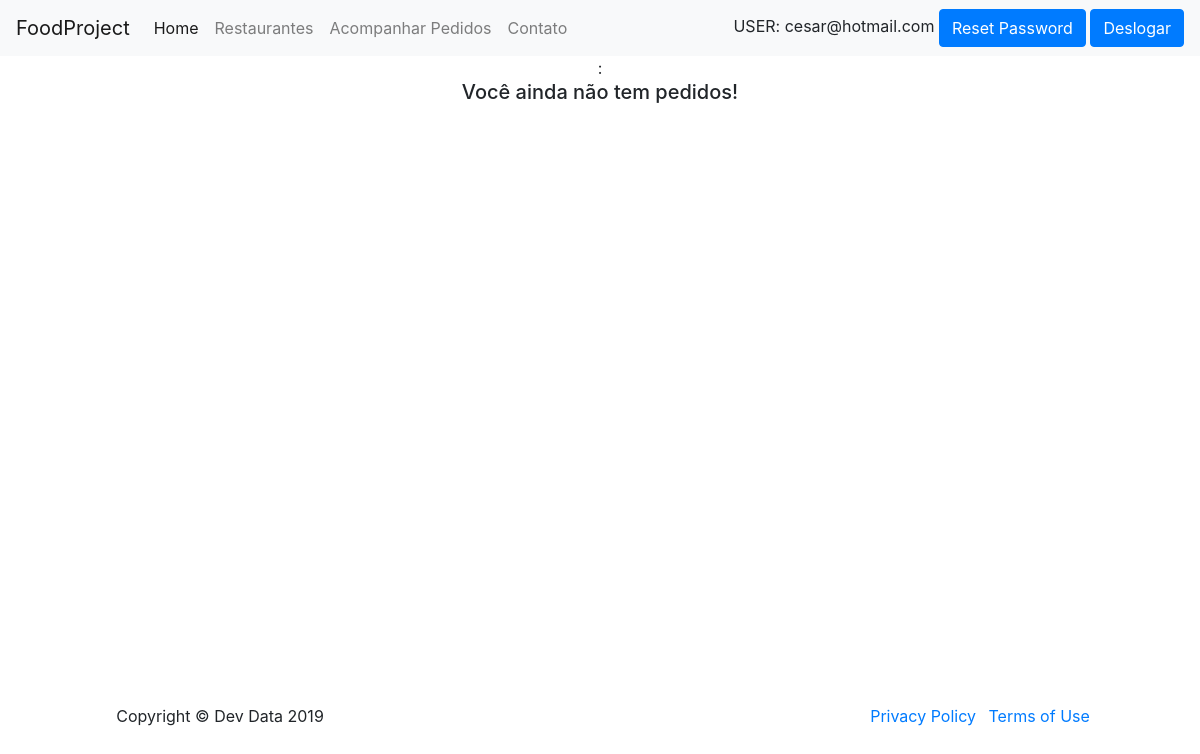
/lojas/acompanharPedido/ (signed in), run on an earlier commit of the app's database.
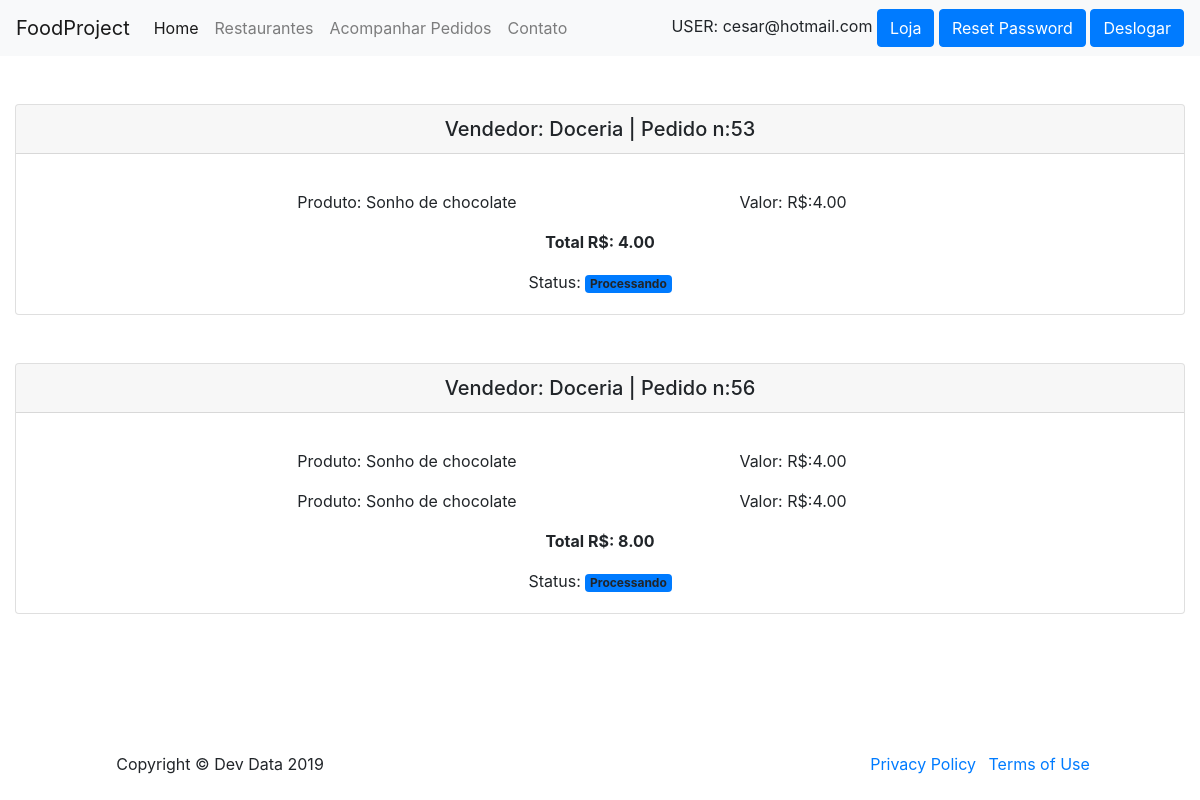
And on a later commit of the database.
### lojas/models.py (models this page shows, shortened)
class Comanda(models.Model):
    id_comanda = models.IntegerField(default=0)
    id_pedido = models.ForeignKey(Pedido, on_delete=models.CASCADE, related_name='comanda')
    start_at = models.DateTimeField(auto_now_add=True)
    total_comanda = models.DecimalField(max_length=None, decimal_places=2, max_digits=5)
    id_user = models.ForeignKey(CustomUser, on_delete=models.CASCADE, related_name='comanda')
    id_loja = models.ForeignKey(Lojas, on_delete=models.CASCADE, related_name='comanda')
    status = models.IntegerField('Status', default=0)
    user_view = models.IntegerField('Status', default=0)
    objects = models.Manager()
    def __str__(self):
        return self.id_loja.nome
    class Meta:
        verbose_name = 'Comanda'
        verbose_name_plural = 'Comandas'
        ordering = ['id_loja']

class Lojas(models.Model):
    nome = models.CharField('Nome', max_length=100)
    slug = models.SlugField('Atalho')
    about = models.TextField('Sobre', blank=True)
    create_at = models.DateTimeField('Data de adesão', auto_now_add=True)
    updated_at = models.DateTimeField('Atualiza em', auto_now=True)
    categoria = models.CharField('Categoria', max_length=100)                       #mudar depois
    image = models.ImageField(upload_to='media/images', verbose_name='Imagem',
                              null=True, blank=True)
    useradmin = models.ForeignKey(CustomUser, on_delete=models.CASCADE, related_name='lojaadm')
    objects = models.Manager()
    objectsSearch = LojasManager()
    class Meta:
        verbose_name = 'Loja'
        verbose_name_plural = 'Lojas'
        ordering = ['nome']

class Pedido(models.Model):
    id_pedido = models.AutoField('Pedido', primary_key=True)
    id_user = models.ForeignKey(CustomUser, on_delete=models.CASCADE, related_name='pedido')
    id_prato = models.ForeignKey(Cardapio, on_delete=models.CASCADE, related_name='pedido')
    id_loja = models.ForeignKey(Lojas, on_delete=models.CASCADE, related_name='pedido')
    is_active = models.BooleanField('Ativo', default=False)
    objects = models.Manager()
    def __str__(self):
        return str(self.id_prato)
    class Meta:
        verbose_name = 'Pedido'
        verbose_name_plural = 'Pedidos'
        ordering = ['id_pedido']

class Cardapio(models.Model):
    nome = models.CharField('Nome', max_length=100)
    about = models.TextField('Sobre', blank=True)
    price = models.DecimalField('Preço', max_digits=5, decimal_places=2, max_length=None)
    categoria = models.CharField('Categoria', max_length=100)
    image = models.ImageField(upload_to='media/images', verbose_name='Imagem',
                              null=True, blank=True)
    loja = models.ForeignKey(Lojas, on_delete=models.CASCADE, related_name='cardapio')
    objects = models.Manager()
    objectsSearch = CardapioManager()
    def __str__(self):
        return self.nome
    class Meta:
        verbose_name = 'Cardapio'
        verbose_name_plural = 'Cardapios'
        ordering = ['nome']

### lojas/views.py (the view)
# urls.py: path('acompanharPedido/', acompanhar_pedidos, name='acompanhar_pedidos'),
def acompanhar_pedidos(request):
    user = request.user
    comandas = Comanda.objects.all().filter(id_user=user.id)
    list = []
    atual = 0
    for comanda in comandas:
       if atual == 0:
         atual = comanda.id_comanda
         list.append(atual)
       else:
           if comanda.id_comanda == atual:
                pass
           else:
               atual = comanda.id_comanda
               list.append(atual)
    context = {}
    pedidos = []
    aux = []
    for item in list:
        pedidos.clear()
        context['id'] = item
        sum = 0
        for comanda in comandas:
            if comanda.id_comanda == item:
                pedidos.append(comanda)
                sum += comanda.total_comanda
                status = comanda.status
                user_view = comanda.user_view
        context['sum'] = sum
        context['status'] = status
        context['user_view'] = user_view
        context['pedidos'] = pedidos.copy()
        aux.append(context.copy())
    data = {
        'data': aux
    }
    template_name = 'lojas/acompanhar_pedidos.html'
    return render(request, template_name, data)

### lojas/templates/lojas/acompanhar_pedidos.html (shortened to what this page needs)
{% extends 'core/base.html' %}
{% load static %}
{% block content %}
<div class="container-fluid text-center">
{% if user.is_authenticated %}
{% if not data %}:
    <h5>Você ainda não tem pedidos!</h5>
{% endif %}
{% for item in data %}
{% if item.user_view == 0 %}
<div class="card">
    <h5 class="card-header">
        <div class="row justify-content-center">
                    <div class="col">
                    </div>
                    <div class="col">
                        Vendedor: {{ item.pedidos.0 }} | Pedido n:{{ item.id }}
                    </div>
                    <div class="col justify-right">
                    </div>
        </div>
    </h5>
    <div class="card-body">
        {% for pedido in item.pedidos%}
        <p class="card-text">
            <center>
                <div class="row justify-content-center">
                    <div class="col-4">
                        Produto: {{ pedido.id_pedido }}
                    </div>
                    <div class="col-4">
                        Valor: R$:{{ pedido.total_comanda }}
                    </div>
                </div>
            </center>
        </p>
        {% endfor %}
        <p class="card-text"><b>Total  R$: {{ item.sum }} </b></p>
        Status:
        {% if item.status == 0 %}
             <a class="badge badge-primary">Processando</a>
        {% endif %}
    </div>
</div>
{% endif %}
{% endfor %}
{% else %}
    <h5>Você precisa logar antes de acessar essa página!</h5>
{% endif %}
</div>
{% endblock %}

### core/templates/core/base.html (shortened to what this page needs)
<!doctype html>
<html lang="en">
  <head>
    <link rel="stylesheet" href="https://stackpath.bootstrapcdn.com/bootstrap/4.3.1/css/bootstrap.min.css">
  </head>
  <body>
  <container>
  <nav class="navbar navbar-expand-lg navbar-light bg-light sticky-top">
        <a class="navbar-brand" href="#">FoodProject</a>
        <div class="collapse navbar-collapse" id="navbarNavDropdown">
            <ul class="navbar-nav">
            <li class="nav-item active">
                <a class="nav-link" href="{% url 'home' %}"> Home <span class="sr-only">(current)</span></a>
            </li>
            <li class="nav-item">
                <a class="nav-link" href="{% url 'index_lojas' %}">Restaurantes</a>
            </li>
            <li class="nav-item">
                <a class="nav-link" href="{% url 'acompanhar_pedidos' %}">Acompanhar Pedidos</a>
            </li>
            <li class="nav-item">
                <a class="nav-link" href="{% url 'contato' %}">Contato</a>
            </li>
            </ul>
            <ul class="navbar-nav flex-row ml-md-auto d-none d-md-flex">
                <li>
                    {% if user.is_authenticated %}
                        USER: {{ user.email }}
                        {% if user.level >= 1 %}
                            <a href="{% url 'painel_loja' %}"><button type="button" class="btn btn-primary">Loja</button></a>
                        {% endif %}
                        <a href="{% url 'password_reset' %}"><button type="button" class="btn btn-primary">Reset Password</button></a>
                        <a href="{% url 'logout' %}"><button type="button" class="btn btn-primary">Deslogar</button></a>
                    {% endif %}
                </li>
            </ul>
        </div>
    </nav>
    </container>
    <div style="height: auto;  min-height: 600px;">
    {% block content %}
    {% endblock %}
    </div>
  <footer class="absolute">
        <div class="container mt-5">
        <center>
          <div class="row">
            <div class="col-md-4">
              <span class="copyright">Copyright &copy; Dev Data 2019</span>
            </div>
        <div class="col-md-4">
              <ul class="list-inline social-buttons">
              </ul>
            </div>
                <div class="col-md-4">
              <ul class="list-inline quicklinks">
                <li class="list-inline-item">
                  <a href="#">Privacy Policy</a>
                </li>
                <li class="list-inline-item">
                  <a href="#">Terms of Use</a>
                </li>
              </ul>
                </div>
            </div>
            </center>
        </div>
      </footer>
  </body>
</html>

What changed in the data, as far as the page shows it:
changed CustomUser "cesar@hotmail.com": level 0 → 1 (drawn)
added Comanda: pedidos.0 "Doceria", id_pedido "Sonho de chocolate", total_comanda "4.00"
added Comanda: pedidos.0 "Doceria", id_pedido "Sonho de chocolate", total_comanda "4.00"
added Comanda: id_pedido "Sonho de chocolate", total_comanda "4.00", shown under "Doceria"
Also different on the page:
text no longer shown: ": Você ainda não tem pedidos!"
text now shown: "Loja"
new list line: "Vendedor: | Pedido n: 53 Total R$: 4.00 Status: Processando"
new list line: "Vendedor: | Pedido n: 56 Total R$: 8.00 Status: Processando"
